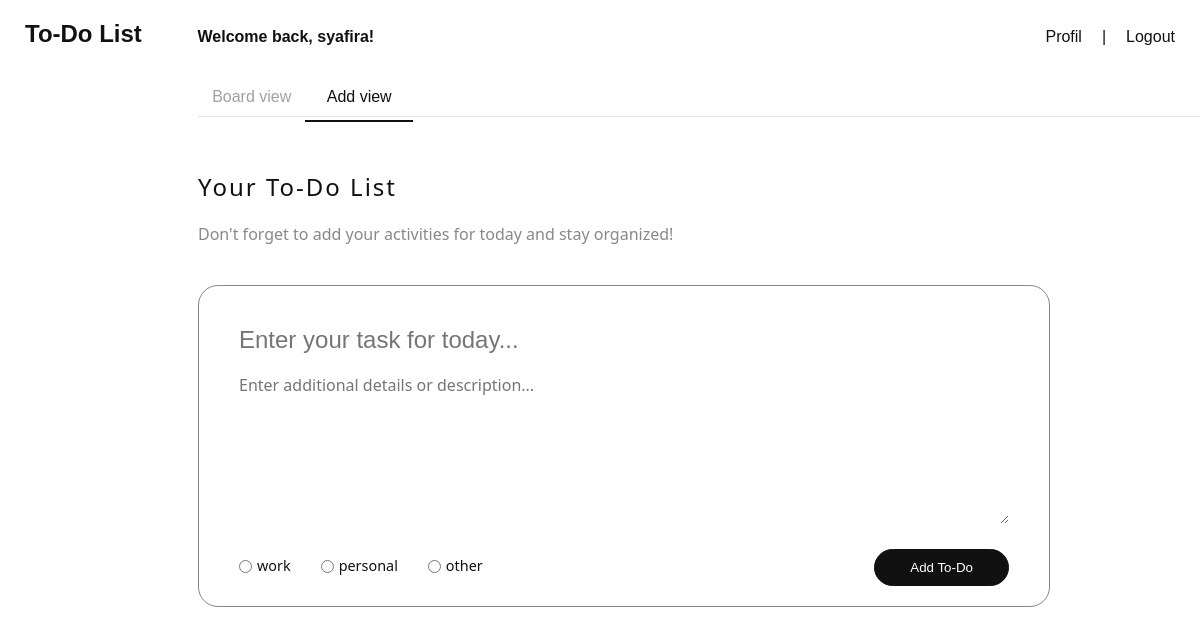
Screenshot of /tambah.php (signed in) with the database file from the repository.
### tables this page shows
CREATE TABLE `category` (
  `id_category` int NOT NULL,
  `category` varchar(100) DEFAULT NULL
);

### tambah.php (the view, shortened to what this page needs)
<?php
include "koneksi.php";
?>
<!DOCTYPE html>
<html lang="en">
<head>
    <link rel="stylesheet" href="css/tambah.css"></head>
<body>
    <?php include "navbar.php" ?>
    <div class="subnav">
        <div class="sub-subnav">
            <p><a href="index.php">Board view</a></p>
            <p class="active"><a href="tambah.php">Add view</a></p>
        </div>
    </div>
    <div class="content">
        <div class="card-top">
            <h2>Your To-Do List</h2>
            <p>Don't forget to add your activities for today and stay organized!</p>
        </div>
        <div class="input-form">
            <form action="proses/proses_tambah.php" method="POST">
                <input type="text" name="title" id="title" placeholder="Enter your task for today..." required> <br>
                <textarea type="text" name="description" id="description" placeholder="Enter additional details or description..."></textarea> <br>
                <div class="form-bottom">
                    <div class="sc">
                        <div class="category">
                            <?php
                                $sqlCategory = "SELECT id_category, category FROM category";
                                $query = mysqli_query($koneksi, $sqlCategory);
                                while ($category = mysqli_fetch_assoc($query)) {
                                    echo "<label class='radio-label'><input type='radio' name='id_category' value='" . $category['id_category'] . "' required>" . $category['category'] . "</label><br>";
                                }
                            ?>
                        </div>
                        <button type="submit">Add To-Do</button>
                    </div>
                </div>
            </form>
        </div>
    </div>
</body>
</html>

### css/tambah.css (style rules this page uses)
html, body { font-family: 'Gill Sans', 'Gill Sans MT', Calibri, 'Trebuchet MS', sans-serif; }
.subnav { padding-top: 88px; padding-bottom: 10px; display: flex; justify-content: space-between; width: 83.5%; right: 0; position: fixed; border-bottom: 1px solid rgba(17, 17, 17, 0.1); background-color: white; z-index: 2; }
.subnav .sub-subnav { display: flex; width: 55%; }
.subnav .sub-subnav p { width: auto; min-width: 19.5%; text-align: center; }
.subnav .sub-subnav .active { content: ""; background-color: rgba(17, 17, 17); height: 2px; position: relative; top: 32px; }
.subnav .sub-subnav .active a { color: rgba(17, 17, 17); position: relative; bottom: 32px; }
.subnav .sub-subnav a { text-decoration: none; color: rgba(17, 17, 17, 0.4); }
.content { padding-top: 170px; padding-right: 150px; width: 83.5%; float: right; flex-wrap: wrap; justify-content: flex-start; gap: 45px; align-items: start; font-family: 'Segoe UI', Tahoma, Geneva, Verdana, sans-serif; z-index: 1; }
.card-top { display: block; padding-bottom: 40px; }
.card-top h2 { font-weight: 500; letter-spacing: 2px; }
.card-top p { padding-top: 20px; color: rgba(17, 17, 17, 0.5); }
.input-form { display: block; padding: 40px; border: 1px solid rgba(17, 17, 17, 0.5); border-radius: 20px; min-height: 320px; height: auto; }
#title { font-size: 1.5rem; border: none; width: 100%; padding-bottom: 20px; }
#description { font-size: 1rem; border: none; width: 100%; height: 150px; font-family: 'Segoe UI', Tahoma, Geneva, Verdana, sans-serif; }
.sc { display: flex; justify-content: space-between; position: relative; top: 20px; }
.sc .category { display: flex; flex-wrap: wrap; gap: 15px; padding-bottom: 5px; }
.sc .category .radio-label { display: flex; align-items: center; gap: 5px; font-size: 0.9rem; }
.sc .category .radio-label input { position: relative; top: 1px; }
.sc button { padding: 10px 35px; border: 1px solid rgba(17, 17, 17); border-radius: 25px; background-color: rgba(17, 17, 17); color: white; cursor: pointer; }

### css/navbar.css (style rules this page uses)
* { margin: 0; padding: 0; box-sizing: border-box; color: rgb(17, 17, 17); }

### rows the page displays
category: category "work"
category: category "personal"
category: category "other"

### other values shown
$_SESSION['username'] "syafira"
